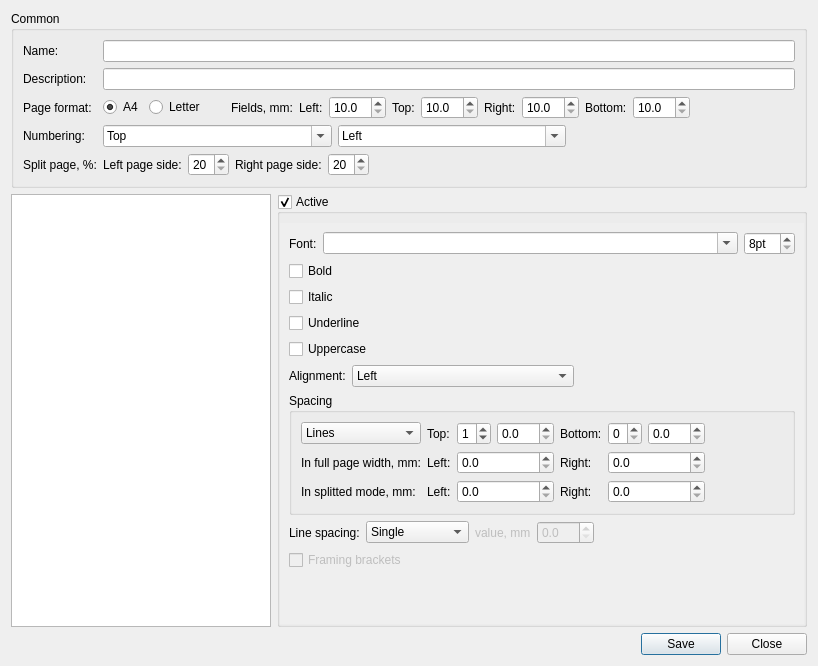
<?xml version="1.0" encoding="UTF-8"?>
<ui version="4.0">
 <class>TemplateDialog</class>
 <widget class="QWidget" name="TemplateDialog">
  <property name="geometry">
   <rect>
    <x>0</x>
    <y>0</y>
    <width>814</width>
    <height>666</height>
   </rect>
  </property>
  <property name="windowTitle">
   <string>Edit Scenario Template</string>
  </property>
  <layout class="QGridLayout" name="gridLayout_3">
   <item row="0" column="0" colspan="2">
    <widget class="QGroupBox" name="groupBox">
     <property name="title">
      <string>Common</string>
     </property>
     <layout class="QGridLayout" name="gridLayout_2">
      <item row="3" column="1">
       <layout class="QHBoxLayout" name="horizontalLayout_5">
        <item>
         <widget class="QComboBox" name="numberingVerticalAlignment">
          <property name="sizePolicy">
           <sizepolicy hsizetype="Expanding" vsizetype="Fixed">
            <horstretch>0</horstretch>
            <verstretch>0</verstretch>
           </sizepolicy>
          </property>
          <property name="editable">
           <bool>true</bool>
          </property>
          <item>
           <property name="text">
            <string>Top</string>
           </property>
          </item>
          <item>
           <property name="text">
            <string>Bottom</string>
           </property>
          </item>
         </widget>
        </item>
        <item>
         <widget class="QComboBox" name="numberingHorizontalAlignment">
          <property name="sizePolicy">
           <sizepolicy hsizetype="Expanding" vsizetype="Fixed">
            <horstretch>0</horstretch>
            <verstretch>0</verstretch>
           </sizepolicy>
          </property>
          <property name="editable">
           <bool>true</bool>
          </property>
          <item>
           <property name="text">
            <string>Left</string>
           </property>
          </item>
          <item>
           <property name="text">
            <string>Center</string>
           </property>
          </item>
          <item>
           <property name="text">
            <string>Right</string>
           </property>
          </item>
         </widget>
        </item>
        <item>
         <spacer name="horizontalSpacer_2">
          <property name="orientation">
           <enum>Qt::Horizontal</enum>
          </property>
          <property name="sizeHint" stdset="0">
           <size>
            <width>40</width>
            <height>20</height>
           </size>
          </property>
         </spacer>
        </item>
       </layout>
      </item>
      <item row="1" column="1">
       <widget class="QLineEdit" name="description"/>
      </item>
      <item row="1" column="0">
       <widget class="QLabel" name="label_8">
        <property name="text">
         <string>Description:</string>
        </property>
       </widget>
      </item>
      <item row="2" column="1">
       <layout class="QHBoxLayout" name="horizontalLayout_6">
        <item>
         <widget class="QRadioButton" name="pageFormatA4">
          <property name="text">
           <string>A4</string>
          </property>
          <property name="checked">
           <bool>true</bool>
          </property>
         </widget>
        </item>
        <item>
         <widget class="QRadioButton" name="pageFormatLetter">
          <property name="text">
           <string>Letter</string>
          </property>
         </widget>
        </item>
        <item>
         <spacer name="horizontalSpacer">
          <property name="orientation">
           <enum>Qt::Horizontal</enum>
          </property>
          <property name="sizeType">
           <enum>QSizePolicy::Fixed</enum>
          </property>
          <property name="sizeHint" stdset="0">
           <size>
            <width>20</width>
            <height>20</height>
           </size>
          </property>
         </spacer>
        </item>
        <item>
         <widget class="QLabel" name="label_19">
          <property name="text">
           <string>Fields, mm:</string>
          </property>
         </widget>
        </item>
        <item>
         <widget class="QLabel" name="label_12">
          <property name="text">
           <string>Left:</string>
          </property>
         </widget>
        </item>
        <item>
         <widget class="QDoubleSpinBox" name="leftField">
          <property name="decimals">
           <number>1</number>
          </property>
          <property name="minimum">
           <double>10.000000000000000</double>
          </property>
          <property name="maximum">
           <double>100.000000000000000</double>
          </property>
         </widget>
        </item>
        <item>
         <widget class="QLabel" name="label_11">
          <property name="text">
           <string>Top:</string>
          </property>
         </widget>
        </item>
        <item>
         <widget class="QDoubleSpinBox" name="topField">
          <property name="decimals">
           <number>1</number>
          </property>
          <property name="minimum">
           <double>10.000000000000000</double>
          </property>
          <property name="maximum">
           <double>100.000000000000000</double>
          </property>
         </widget>
        </item>
        <item>
         <widget class="QLabel" name="label_10">
          <property name="text">
           <string>Right:</string>
          </property>
         </widget>
        </item>
        <item>
         <widget class="QDoubleSpinBox" name="rightField">
          <property name="decimals">
           <number>1</number>
          </property>
          <property name="minimum">
           <double>10.000000000000000</double>
          </property>
          <property name="maximum">
           <double>100.000000000000000</double>
          </property>
         </widget>
        </item>
        <item>
         <widget class="QLabel" name="label_13">
          <property name="text">
           <string>Bottom:</string>
          </property>
         </widget>
        </item>
        <item>
         <widget class="QDoubleSpinBox" name="bottomField">
          <property name="decimals">
           <number>1</number>
          </property>
          <property name="minimum">
           <double>10.000000000000000</double>
          </property>
          <property name="maximum">
           <double>100.000000000000000</double>
          </property>
         </widget>
        </item>
        <item>
         <spacer name="horizontalSpacer_5">
          <property name="orientation">
           <enum>Qt::Horizontal</enum>
          </property>
          <property name="sizeHint" stdset="0">
           <size>
            <width>40</width>
            <height>20</height>
           </size>
          </property>
         </spacer>
        </item>
       </layout>
      </item>
      <item row="3" column="0">
       <widget class="QLabel" name="label_14">
        <property name="text">
         <string>Numbering:</string>
        </property>
       </widget>
      </item>
      <item row="2" column="0">
       <widget class="QLabel" name="label_9">
        <property name="text">
         <string>Page format:</string>
        </property>
       </widget>
      </item>
      <item row="0" column="1">
       <widget class="QLineEdit" name="name"/>
      </item>
      <item row="0" column="0">
       <widget class="QLabel" name="label_4">
        <property name="text">
         <string>Name:</string>
        </property>
       </widget>
      </item>
      <item row="4" column="0">
       <widget class="QLabel" name="label_23">
        <property name="text">
         <string>Split page, %:</string>
        </property>
       </widget>
      </item>
      <item row="4" column="1">
       <layout class="QHBoxLayout" name="horizontalLayout_9">
        <item>
         <widget class="QLabel" name="label_24">
          <property name="text">
           <string>Left page side:</string>
          </property>
         </widget>
        </item>
        <item>
         <widget class="QSpinBox" name="leftPageSide">
          <property name="minimum">
           <number>20</number>
          </property>
          <property name="maximum">
           <number>80</number>
          </property>
         </widget>
        </item>
        <item>
         <widget class="QLabel" name="label_25">
          <property name="text">
           <string>Right page side:</string>
          </property>
         </widget>
        </item>
        <item>
         <widget class="QSpinBox" name="rightPageSide">
          <property name="enabled">
           <bool>true</bool>
          </property>
          <property name="minimum">
           <number>20</number>
          </property>
          <property name="maximum">
           <number>80</number>
          </property>
         </widget>
        </item>
        <item>
         <spacer name="horizontalSpacer_7">
          <property name="orientation">
           <enum>Qt::Horizontal</enum>
          </property>
          <property name="sizeHint" stdset="0">
           <size>
            <width>40</width>
            <height>20</height>
           </size>
          </property>
         </spacer>
        </item>
       </layout>
      </item>
     </layout>
    </widget>
   </item>
   <item row="2" column="0" colspan="2">
    <widget class="QDialogButtonBox" name="buttons">
     <property name="standardButtons">
      <set>QDialogButtonBox::Close|QDialogButtonBox::Save</set>
     </property>
    </widget>
   </item>
   <item row="1" column="1">
    <widget class="QGroupBox" name="isActive">
     <property name="enabled">
      <bool>true</bool>
     </property>
     <property name="sizePolicy">
      <sizepolicy hsizetype="Expanding" vsizetype="Preferred">
       <horstretch>0</horstretch>
       <verstretch>0</verstretch>
      </sizepolicy>
     </property>
     <property name="minimumSize">
      <size>
       <width>530</width>
       <height>0</height>
      </size>
     </property>
     <property name="title">
      <string>Active</string>
     </property>
     <property name="checkable">
      <bool>true</bool>
     </property>
     <layout class="QGridLayout" name="gridLayout">
      <property name="leftMargin">
       <number>0</number>
      </property>
      <property name="rightMargin">
       <number>0</number>
      </property>
      <property name="bottomMargin">
       <number>0</number>
      </property>
      <property name="spacing">
       <number>0</number>
      </property>
      <item row="0" column="0">
       <widget class="QScrollArea" name="scrollArea">
        <property name="sizePolicy">
         <sizepolicy hsizetype="Expanding" vsizetype="Expanding">
          <horstretch>0</horstretch>
          <verstretch>0</verstretch>
         </sizepolicy>
        </property>
        <property name="frameShape">
         <enum>QFrame::NoFrame</enum>
        </property>
        <property name="frameShadow">
         <enum>QFrame::Plain</enum>
        </property>
        <property name="widgetResizable">
         <bool>true</bool>
        </property>
        <widget class="QWidget" name="scrollAreaWidgetContents">
         <property name="geometry">
          <rect>
           <x>0</x>
           <y>0</y>
           <width>517</width>
           <height>391</height>
          </rect>
         </property>
         <layout class="QGridLayout" name="gridLayout_5">
          <item row="7" column="0">
           <widget class="QGroupBox" name="groupBox_2">
            <property name="title">
             <string>Spacing</string>
            </property>
            <layout class="QGridLayout" name="gridLayout_4">
             <item row="0" column="0">
              <widget class="QComboBox" name="spacingType">
               <item>
                <property name="text">
                 <string>Lines</string>
                </property>
               </item>
               <item>
                <property name="text">
                 <string>mm</string>
                </property>
               </item>
              </widget>
             </item>
             <item row="0" column="1">
              <widget class="QLabel" name="label_17">
               <property name="text">
                <string>Top:</string>
               </property>
              </widget>
             </item>
             <item row="0" column="2">
              <layout class="QHBoxLayout" name="horizontalLayout_7">
               <item>
                <widget class="QSpinBox" name="topSpace">
                 <property name="maximum">
                  <number>3</number>
                 </property>
                 <property name="value">
                  <number>1</number>
                 </property>
                </widget>
               </item>
               <item>
                <widget class="QDoubleSpinBox" name="topIndent">
                 <property name="decimals">
                  <number>1</number>
                 </property>
                 <property name="maximum">
                  <double>100.000000000000000</double>
                 </property>
                </widget>
               </item>
              </layout>
             </item>
             <item row="0" column="3">
              <widget class="QLabel" name="label_18">
               <property name="text">
                <string>Bottom:</string>
               </property>
              </widget>
             </item>
             <item row="0" column="4">
              <layout class="QHBoxLayout" name="horizontalLayout_8">
               <item>
                <widget class="QSpinBox" name="bottomSpace">
                 <property name="maximum">
                  <number>3</number>
                 </property>
                 <property name="value">
                  <number>0</number>
                 </property>
                </widget>
               </item>
               <item>
                <widget class="QDoubleSpinBox" name="bottomIndent">
                 <property name="decimals">
                  <number>1</number>
                 </property>
                 <property name="maximum">
                  <double>100.000000000000000</double>
                 </property>
                </widget>
               </item>
              </layout>
             </item>
             <item row="0" column="5">
              <spacer name="horizontalSpacer_4">
               <property name="orientation">
                <enum>Qt::Horizontal</enum>
               </property>
               <property name="sizeHint" stdset="0">
                <size>
                 <width>12</width>
                 <height>20</height>
                </size>
               </property>
              </spacer>
             </item>
             <item row="1" column="0">
              <widget class="QLabel" name="label_15">
               <property name="text">
                <string>In full page width, mm:</string>
               </property>
              </widget>
             </item>
             <item row="1" column="1">
              <widget class="QLabel" name="label_6">
               <property name="text">
                <string>Left:</string>
               </property>
              </widget>
             </item>
             <item row="1" column="2">
              <widget class="QDoubleSpinBox" name="leftIndent">
               <property name="decimals">
                <number>1</number>
               </property>
               <property name="maximum">
                <double>100.000000000000000</double>
               </property>
              </widget>
             </item>
             <item row="1" column="3">
              <widget class="QLabel" name="label_7">
               <property name="text">
                <string>Right:</string>
               </property>
              </widget>
             </item>
             <item row="1" column="4">
              <widget class="QDoubleSpinBox" name="rightIndent">
               <property name="decimals">
                <number>1</number>
               </property>
               <property name="maximum">
                <double>100.000000000000000</double>
               </property>
              </widget>
             </item>
             <item row="2" column="2">
              <widget class="QDoubleSpinBox" name="leftIndentSplitted">
               <property name="decimals">
                <number>1</number>
               </property>
               <property name="maximum">
                <double>100.000000000000000</double>
               </property>
              </widget>
             </item>
             <item row="2" column="4">
              <widget class="QDoubleSpinBox" name="rightIndentSplitted">
               <property name="decimals">
                <number>1</number>
               </property>
               <property name="maximum">
                <double>100.000000000000000</double>
               </property>
              </widget>
             </item>
             <item row="2" column="3">
              <widget class="QLabel" name="label_20">
               <property name="text">
                <string>Right:</string>
               </property>
              </widget>
             </item>
             <item row="2" column="1">
              <widget class="QLabel" name="label_21">
               <property name="text">
                <string>Left:</string>
               </property>
              </widget>
             </item>
             <item row="2" column="0">
              <widget class="QLabel" name="label_22">
               <property name="text">
                <string>In splitted mode, mm:</string>
               </property>
              </widget>
             </item>
            </layout>
           </widget>
          </item>
          <item row="5" column="0">
           <widget class="QCheckBox" name="uppercase">
            <property name="text">
             <string>Uppercase</string>
            </property>
           </widget>
          </item>
          <item row="4" column="0">
           <widget class="QCheckBox" name="underline">
            <property name="text">
             <string>Underline</string>
            </property>
           </widget>
          </item>
          <item row="8" column="0">
           <layout class="QHBoxLayout" name="horizontalLayout_4">
            <item>
             <widget class="QLabel" name="label_16">
              <property name="text">
               <string>Line spacing:</string>
              </property>
             </widget>
            </item>
            <item>
             <widget class="QComboBox" name="lineSpacing">
              <item>
               <property name="text">
                <string>Single</string>
               </property>
              </item>
              <item>
               <property name="text">
                <string>One and Half</string>
               </property>
              </item>
              <item>
               <property name="text">
                <string>Double</string>
               </property>
              </item>
              <item>
               <property name="text">
                <string>Fixed</string>
               </property>
              </item>
             </widget>
            </item>
            <item>
             <widget class="QLabel" name="lineSpacingValueLabel">
              <property name="enabled">
               <bool>false</bool>
              </property>
              <property name="text">
               <string>value, mm</string>
              </property>
             </widget>
            </item>
            <item>
             <widget class="QDoubleSpinBox" name="lineSpacingValue">
              <property name="enabled">
               <bool>false</bool>
              </property>
              <property name="decimals">
               <number>1</number>
              </property>
              <property name="maximum">
               <double>100.000000000000000</double>
              </property>
             </widget>
            </item>
            <item>
             <spacer name="horizontalSpacer_6">
              <property name="orientation">
               <enum>Qt::Horizontal</enum>
              </property>
              <property name="sizeHint" stdset="0">
               <size>
                <width>40</width>
                <height>20</height>
               </size>
              </property>
             </spacer>
            </item>
           </layout>
          </item>
          <item row="3" column="0">
           <widget class="QCheckBox" name="italic">
            <property name="text">
             <string>Italic</string>
            </property>
           </widget>
          </item>
          <item row="6" column="0">
           <layout class="QHBoxLayout" name="horizontalLayout_3">
            <item>
             <widget class="QLabel" name="label_2">
              <property name="text">
               <string>Alignment:</string>
              </property>
             </widget>
            </item>
            <item>
             <widget class="QComboBox" name="alignment">
              <property name="sizePolicy">
               <sizepolicy hsizetype="Expanding" vsizetype="Fixed">
                <horstretch>0</horstretch>
                <verstretch>0</verstretch>
               </sizepolicy>
              </property>
              <item>
               <property name="text">
                <string>Left</string>
               </property>
              </item>
              <item>
               <property name="text">
                <string>Center</string>
               </property>
              </item>
              <item>
               <property name="text">
                <string>Right</string>
               </property>
              </item>
              <item>
               <property name="text">
                <string>Justify</string>
               </property>
              </item>
             </widget>
            </item>
            <item>
             <spacer name="horizontalSpacer_3">
              <property name="orientation">
               <enum>Qt::Horizontal</enum>
              </property>
              <property name="sizeHint" stdset="0">
               <size>
                <width>40</width>
                <height>20</height>
               </size>
              </property>
             </spacer>
            </item>
           </layout>
          </item>
          <item row="0" column="0">
           <layout class="QHBoxLayout" name="horizontalLayout_2">
            <item>
             <widget class="QLabel" name="label">
              <property name="text">
               <string>Font:</string>
              </property>
             </widget>
            </item>
            <item>
             <widget class="QComboBox" name="fontFamily">
              <property name="sizePolicy">
               <sizepolicy hsizetype="Expanding" vsizetype="Fixed">
                <horstretch>0</horstretch>
                <verstretch>0</verstretch>
               </sizepolicy>
              </property>
              <property name="editable">
               <bool>true</bool>
              </property>
             </widget>
            </item>
            <item>
             <widget class="QSpinBox" name="fontSize">
              <property name="suffix">
               <string>pt</string>
              </property>
              <property name="minimum">
               <number>8</number>
              </property>
              <property name="maximum">
               <number>36</number>
              </property>
             </widget>
            </item>
           </layout>
          </item>
          <item row="1" column="0">
           <widget class="QCheckBox" name="bold">
            <property name="text">
             <string>Bold</string>
            </property>
           </widget>
          </item>
          <item row="9" column="0">
           <widget class="QCheckBox" name="framingBrackets">
            <property name="enabled">
             <bool>false</bool>
            </property>
            <property name="text">
             <string>Framing brackets</string>
            </property>
           </widget>
          </item>
          <item row="10" column="0">
           <spacer name="verticalSpacer">
            <property name="orientation">
             <enum>Qt::Vertical</enum>
            </property>
            <property name="sizeHint" stdset="0">
             <size>
              <width>20</width>
              <height>40</height>
             </size>
            </property>
           </spacer>
          </item>
         </layout>
        </widget>
       </widget>
      </item>
     </layout>
    </widget>
   </item>
   <item row="1" column="0">
    <widget class="QListWidget" name="blockStyles">
     <property name="sizePolicy">
      <sizepolicy hsizetype="Preferred" vsizetype="Expanding">
       <horstretch>0</horstretch>
       <verstretch>0</verstretch>
      </sizepolicy>
     </property>
     <property name="minimumSize">
      <size>
       <width>260</width>
       <height>0</height>
      </size>
     </property>
     <property name="styleSheet">
      <string notr="true">QListView::item {
    height: 24px;
}</string>
     </property>
     <property name="alternatingRowColors">
      <bool>true</bool>
     </property>
     <property name="selectionMode">
      <enum>QAbstractItemView::SingleSelection</enum>
     </property>
     <property name="verticalScrollMode">
      <enum>QAbstractItemView::ScrollPerPixel</enum>
     </property>
     <property name="resizeMode">
      <enum>QListView::Adjust</enum>
     </property>
     <property name="currentRow">
      <number>-1</number>
     </property>
    </widget>
   </item>
  </layout>
 </widget>
 <tabstops>
  <tabstop>name</tabstop>
  <tabstop>description</tabstop>
  <tabstop>pageFormatA4</tabstop>
  <tabstop>pageFormatLetter</tabstop>
  <tabstop>leftField</tabstop>
  <tabstop>topField</tabstop>
  <tabstop>rightField</tabstop>
  <tabstop>bottomField</tabstop>
  <tabstop>numberingVerticalAlignment</tabstop>
  <tabstop>numberingHorizontalAlignment</tabstop>
  <tabstop>leftPageSide</tabstop>
  <tabstop>rightPageSide</tabstop>
  <tabstop>blockStyles</tabstop>
  <tabstop>isActive</tabstop>
  <tabstop>scrollArea</tabstop>
  <tabstop>fontFamily</tabstop>
  <tabstop>fontSize</tabstop>
  <tabstop>bold</tabstop>
  <tabstop>italic</tabstop>
  <tabstop>underline</tabstop>
  <tabstop>uppercase</tabstop>
  <tabstop>alignment</tabstop>
  <tabstop>spacingType</tabstop>
  <tabstop>topSpace</tabstop>
  <tabstop>topIndent</tabstop>
  <tabstop>bottomSpace</tabstop>
  <tabstop>bottomIndent</tabstop>
  <tabstop>leftIndent</tabstop>
  <tabstop>rightIndent</tabstop>
  <tabstop>leftIndentSplitted</tabstop>
  <tabstop>rightIndentSplitted</tabstop>
  <tabstop>lineSpacing</tabstop>
  <tabstop>lineSpacingValue</tabstop>
  <tabstop>framingBrackets</tabstop>
 </tabstops>
 <resources/>
 <connections/>
</ui>
